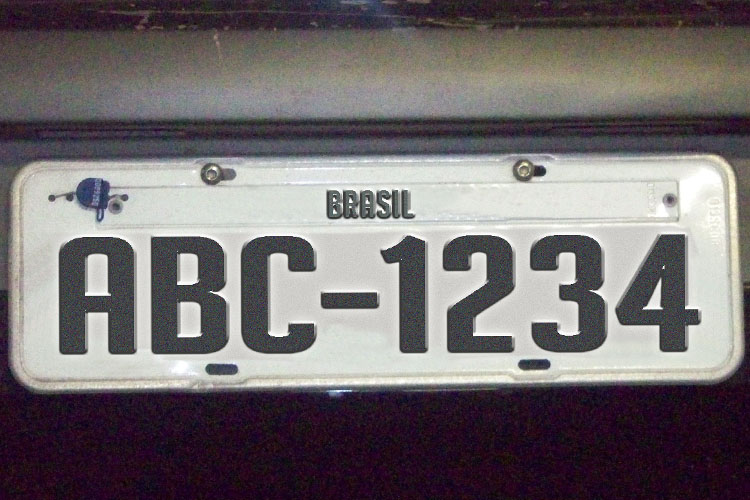
#> input picture resource/Placa_Carro.jpg, 750 x 500 px, given in place of the camera
$ python EncontrarPlaca.py   (older library calls are emulated)
#> lines starting #> are read from the running program, lines starting #| are printed output that depends on the picture; after the words box and inside, x2 and y2 are one past the last pixel; in counts of white or black regions, pixels touching at a corner belong together
# -*- coding: utf-8 -*-
#######################################################
#     Detecção de Placas atraves de contornos         #
#                       by AY7                        #
#######################################################

from PIL import Image
import numpy as np
# import tkinter
import pytesseract
import cv2

def desenhaContornos(contornos, imagem):
    for c in contornos:
        #perimetro do contorno, verifica se o contorno é fechado
        perimetro = cv2.arcLength(c, True)
        if perimetro > 80:
           #aproxima os contornos da forma correspondente
           approx = cv2.approxPolyDP(c, 0.03 * perimetro, True)
           #verifica se é um quadrado ou retangulo de acordo com a qtd de vertices
           if len(approx) == 4:
               #cv2.drawContours(imagem, [c], -1, (0, 255, 0), 1)
                (x, y, a, l) = cv2.boundingRect(c)
                cv2.rectangle(imagem, (x, y), (x + a, y + l), (0, 255, 0), 2)
                roi = imagem[y:y + l, x:x + a]
                cv2.imwrite("demo/roi.jpg", roi)

    return imagem

    # Captura ou Video

def reconhecimentoOCR(path_img):
    entrada = cv2.imread(path_img + ".jpg")
    # cv2.imshow("ENTRADA", img)

    # amplia a imagem da placa em 4
    img = cv2.resize(entrada, None, fx=4, fy=4, interpolation=cv2.INTER_CUBIC)

    # Converte para escala de cinza
    img = cv2.cvtColor(img, cv2.COLOR_BGR2GRAY)
    # cv2.imshow("Escala Cinza", img)

    # Binariza imagem
    ret, img = cv2.threshold(img, 70, 255, cv2.THRESH_BINARY)
    cv2.imshow("Limiar", img)

    # Desfoque na Imagem
    img = cv2.GaussianBlur(img, (5, 5), 0)
    # cv2.imshow("Desfoque", img)

    cv2.imwrite(path_img + "-ocr.jpg", img)
    imagem = Image.open(path_img + "-ocr.jpg")
    saida = pytesseract.image_to_string(imagem, lang='eng')
    print(saida)

    texto = removerChars(saida)
    print(texto)
# [5 lines of commented-out code are left out]
    cv2.destroyAllWindows()

def removerChars(self, text):
    str = "!@#%¨&*()_+:;><^^}{`?|~¬\/=,.'ºª»‘"
    for x in str:
        text = text.replace(x, '')
    return text

# video = cv2.VideoCapture('resource\\video1-720p-edit2.mp4')
video = cv2.VideoCapture(0)
while True:

    ret, frame = video.read()
#> frame is the input picture: shape (500, 750, 3); mean B, G, R 110.8, 108.7, 114.7

    # limite horizontal
    cv2.line(frame, (0, 350), (860, 350), (0, 0, 255), 1)
    # limite vertical 1
    cv2.line(frame, (220, 0), (220, 480), (0, 0, 255), 1)
    # limite vertical 2
    cv2.line(frame, (500, 0), (500, 480), (0, 0, 255), 1)
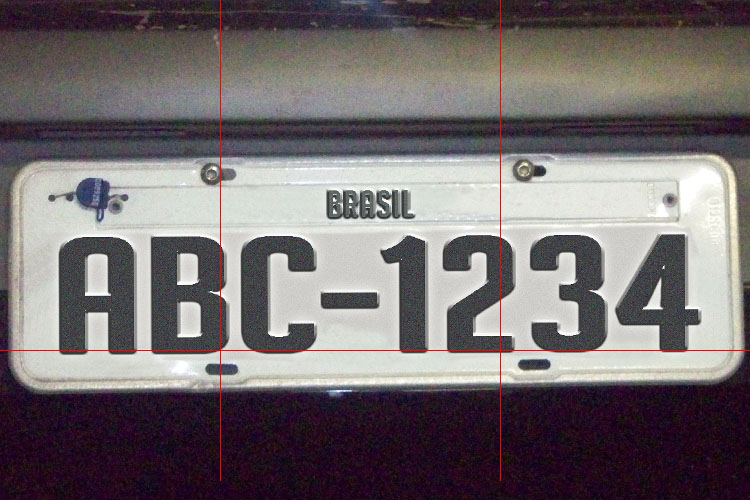
#> frame: shape (500, 750, 3); mean B, G, R 110.3, 108.1, 115.3

    cv2.imshow('SAIDA', frame)

    # região de busca
    res = frame[350:, 220:500]
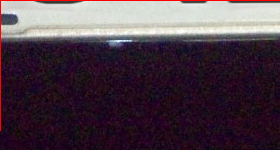
#> res: shape (150, 280, 3); mean B, G, R 72.5, 61.2, 77.5

    # escala de cinza
    img_result = cv2.cvtColor(res, cv2.COLOR_BGR2GRAY)

    # limiarização
    ret, img_result = cv2.threshold(img_result, 90, 255, cv2.THRESH_BINARY)
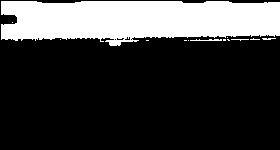
#> img_result: shape (150, 280); 24.2% white; 13 white regions (10 under 20 px)

    # desfoque
    img_result = cv2.GaussianBlur(img_result, (5, 5), 0)
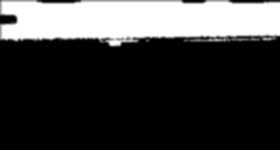
#> img_result: shape (150, 280); min 0, max 255, mean 62

    # lista os contornos
    img, contornos, hier = cv2.findContours(img_result, cv2.RETR_TREE, cv2.CHAIN_APPROX_NONE)
#> contornos = 1 contour; box (x1, y1, x2, y2) and area: (0, 0, 280, 48) 11376

    desenhaContornos(contornos, res)
#> the loop in desenhaContornos, `for c in contornos:` made 1 pass
#> (perimetro, approx, x, y, a, l) on pass 1: (696.8, [[0, 0], [0, 41], [279, 37], [279, 0]], 0, 0, 280, 48)
#> after the loop in desenhaContornos, `for c in contornos:`:
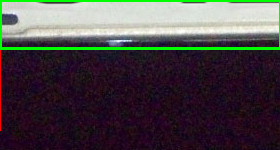
#> imagem: shape (150, 280, 3); mean B, G, R 70.4, 68.9, 73.4

    cv2.imshow('RES', res)

    if cv2.waitKey(1) == ord('q'):
#> (key q is pressed here)
        break

reconhecimentoOCR("demo/roi")
#> in reconhecimentoOCR, `img = cv2.cvtColor(img, cv2.COLOR_BGR2GRAY)`:
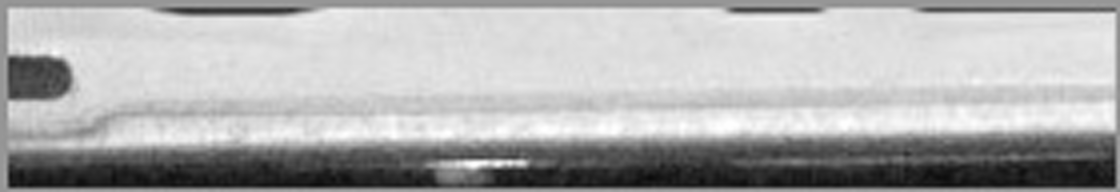
#> img: shape (192, 1120); min 10, max 255, mean 173.7
#> in reconhecimentoOCR, `ret, img = cv2.threshold(img, 70, 255, cv2.THRESH_BINARY)`: img: shape (192, 1120); 87.8% white; 46 black regions (24 under 20 px), largest, box (x1, y1, x2, y2) and area: (468, 148, 1115, 187) 14709, (9, 157, 450, 187) 9593, (9, 58, 45, 89) 418
#> in reconhecimentoOCR, `img = cv2.GaussianBlur(img, (5, 5), 0)`:
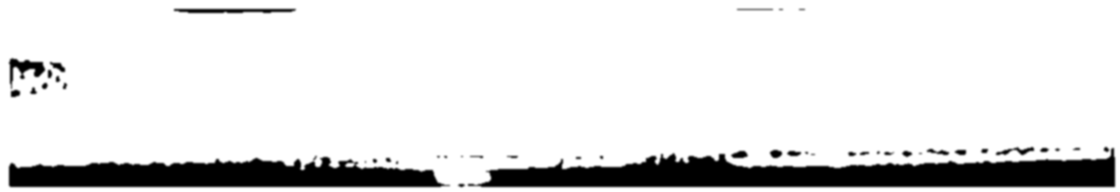
#> img: shape (192, 1120); min 0, max 255, mean 223.9
#> (the call stopped at in reconhecimentoOCR, `saida = pytesseract.image_to_string(imagem, lang='eng')`: pytesseract is not available in this run)

video.release()
cv2.destroyAllWindows()

$ run again, on resource/carro2.JPG
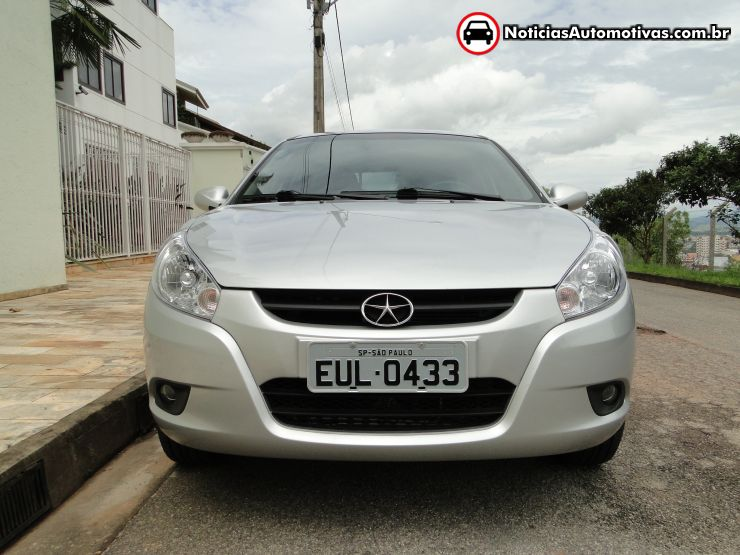
#> input picture resource/carro2.JPG, 740 x 555 px, given in place of the camera
#> frame is the input picture: shape (555, 740, 3); mean B, G, R 128.7, 137.4, 137.7
#> `img_result = cv2.GaussianBlur(img_result, (5, 5), 0)`:
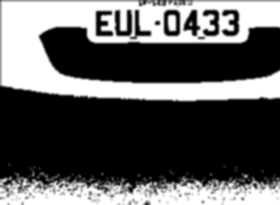
#> img_result: shape (205, 280); min 0, max 255, mean 91.5
#> contornos = 31 contours, 23 with area under 20; largest, box (x1, y1, x2, y2) and area: (0, 0, 280, 103) 18529, (0, 165, 280, 205) 7998, (97, 12, 111, 35) 78, (190, 11, 196, 34) 55, (136, 27, 150, 35) 34, (233, 165, 239, 173) 30, (128, 15, 131, 32) 30, (168, 169, 175, 176) 29
#> the loop in desenhaContornos, `for c in contornos:` made 31 passes
#> (perimetro, approx, x, y, a, l) on pass 4: (794.2, [[0, 177], [0, 204], [279, 204], [276, 173]], 0, 165, 280, 40)
#> in reconhecimentoOCR, `img = cv2.GaussianBlur(img, (5, 5), 0)`:
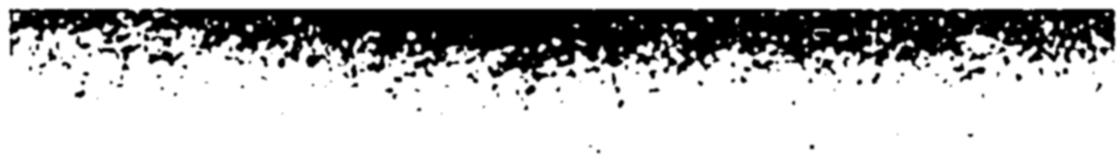
#> img: shape (160, 1120); min 0, max 255, mean 188.7
